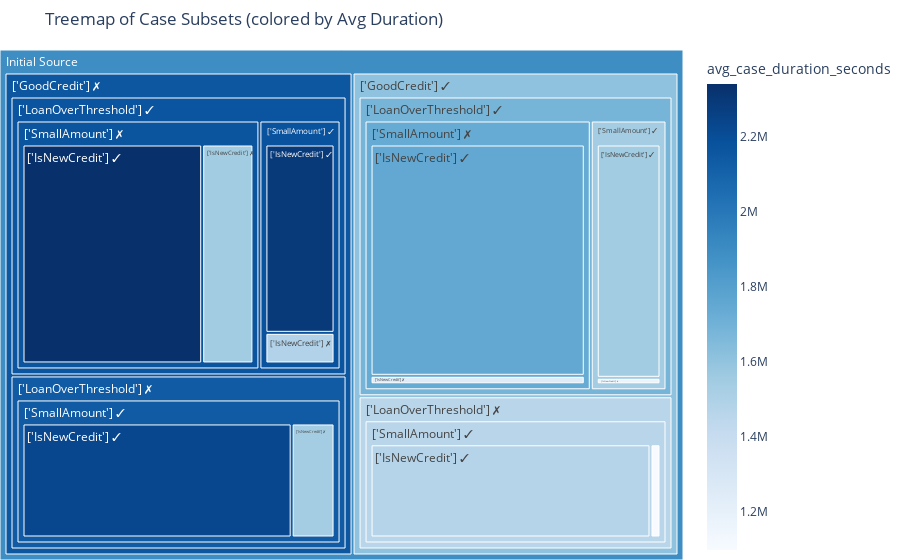

The cell this chart's notebook holds for it:
### Code cell
df = pd.DataFrame(data)

fig = px.treemap(
    df,
    path=["Level1", "Level2", "Level3", "Level4", "Level5"],
    values="num_cases",
    color="avg_case_duration_seconds",
    color_continuous_scale="Blues",
    title="Treemap of Case Subsets (colored by Avg Duration)"
)

fig.update_layout(margin=dict(t=50, l=0, r=0, b=0))
fig.show()

### Figure 1 — Plotly figure (JSON) as saved in the notebook; plotly's stock layout.template omitted (floating-point values rounded to 4 significant figures)
{"data": [{"branchvalues": "total", "customdata": [[1549000.0], [1171000.0], [1755000.0], [1245000.0], [1472000.0], [1098000.0], [2294000.0], [1491000.0], [2341000.0], [1548000.0], [2231000.0], [1539000.0], [1539000.0], [1737000.0], [1459000.0], [2182000.0], [2165000.0], [2136000.0], [1687000.0], [1459000.0], [2169000.0], [2136000.0], [1610000.0], [2156000.0], [1892000.0]], "domain": {"x": [0, 1], "y": [0, 1]}, "hovertemplate": "labels=%{label}<br>num_cases=%{value}<br>parent=%{parent}<br>id=%{id}<br>avg_case_duration_seconds=%{color}<extra></extra>", "ids": ["Initial Source/['GoodCredit'] ✓/['LoanOverThreshold'] ✓/['SmallAmount'] ✓/['IsNewCredit'] ✓", "Initial Source/['GoodCredit'] ✓/['LoanOverThreshold'] ✓/['SmallAmount'] ✓/['IsNewCredit'] ✗", "Initial Source/['GoodCredit'] ✓/['LoanOverThreshold'] ✓/['SmallAmount'] ✗/['IsNewCredit'] ✓", "Initial Source/['GoodCredit'] ✓/['LoanOverThreshold'] ✓/['SmallAmount'] ✗/['IsNewCredit'] ✗", "Initial Source/['GoodCredit'] ✓/['LoanOverThreshold'] ✗/['SmallAmount'] ✓/['IsNewCredit'] ✓", "Initial Source/['GoodCredit'] ✓/['LoanOverThreshold'] ✗/['SmallAmount'] ✓/['IsNewCredit'] ✗", "Initial Source/['GoodCredit'] ✗/['LoanOverThreshold'] ✓/['SmallAmount'] ✓/['IsNewCredit'] ✓", "Initial Source/['GoodCredit'] ✗/['LoanOverThreshold'] ✓/['SmallAmount'] ✓/['IsNewCredit'] ✗", "Initial Source/['GoodCredit'] ✗/['LoanOverThreshold'] ✓/['SmallAmount'] ✗/['IsNewCredit'] ✓", "Initial Source/['GoodCredit'] ✗/['LoanOverThreshold'] ✓/['SmallAmount'] ✗/['IsNewCredit'] ✗", "Initial Source/['GoodCredit'] ✗/['LoanOverThreshold'] ✗/['SmallAmount'] ✓/['IsNewCredit'] ✓", "Initial Source/['GoodCredit'] ✗/['LoanOverThreshold'] ✗/['SmallAmount'] ✓/['IsNewCredit'] ✗", "Initial Source/['GoodCredit'] ✓/['LoanOverThreshold'] ✓/['SmallAmount'] ✓", "Initial Source/['GoodCredit'] ✓/['LoanOverThreshold'] ✓/['SmallAmount'] ✗", "Initial Source/['GoodCredit'] ✓/['LoanOverThreshold'] ✗/['SmallAmount'] ✓", "Initial Source/['GoodCredit'] ✗/['LoanOverThreshold'] ✓/['SmallAmount'] ✓", "Initial Source/['GoodCredit'] ✗/['LoanOverThreshold'] ✓/['SmallAmount'] ✗", "Initial Source/['GoodCredit'] ✗/['LoanOverThreshold'] ✗/['SmallAmount'] ✓", "Initial Source/['GoodCredit'] ✓/['LoanOverThreshold'] ✓", "Initial Source/['GoodCredit'] ✓/['LoanOverThreshold'] ✗", "Initial Source/['GoodCredit'] ✗/['LoanOverThreshold'] ✓", "Initial Source/['GoodCredit'] ✗/['LoanOverThreshold'] ✗", "Initial Source/['GoodCredit'] ✓", "Initial Source/['GoodCredit'] ✗", "Initial Source"], "labels": ["['IsNewCredit'] ✓", "['IsNewCredit'] ✗", "['IsNewCredit'] ✓", "['IsNewCredit'] ✗", "['IsNewCredit'] ✓", "['IsNewCredit'] ✗", "['IsNewCredit'] ✓", "['IsNewCredit'] ✗", "['IsNewCredit'] ✓", "['IsNewCredit'] ✗", "['IsNewCredit'] ✓", "['IsNewCredit'] ✗", "['SmallAmount'] ✓", "['SmallAmount'] ✗", "['SmallAmount'] ✓", "['SmallAmount'] ✓", "['SmallAmount'] ✗", "['SmallAmount'] ✓", "['LoanOverThreshold'] ✓", "['LoanOverThreshold'] ✗", "['LoanOverThreshold'] ✓", "['LoanOverThreshold'] ✗", "['GoodCredit'] ✓", "['GoodCredit'] ✗", "Initial Source"], "marker": {"coloraxis": "coloraxis", "colors": [1549000.0, 1171000.0, 1755000.0, 1245000.0, 1472000.0, 1098000.0, 2294000.0, 1491000.0, 2341000.0, 1548000.0, 2231000.0, 1539000.0, 1539000.0, 1737000.0, 1459000.0, 2182000.0, 2165000.0, 2136000.0, 1687000.0, 1459000.0, 2169000.0, 2136000.0, 1610000.0, 2156000.0, 1892000.0]}, "name": "", "parents": ["Initial Source/['GoodCredit'] ✓/['LoanOverThreshold'] ✓/['SmallAmount'] ✓", "Initial Source/['GoodCredit'] ✓/['LoanOverThreshold'] ✓/['SmallAmount'] ✓", "Initial Source/['GoodCredit'] ✓/['LoanOverThreshold'] ✓/['SmallAmount'] ✗", "Initial Source/['GoodCredit'] ✓/['LoanOverThreshold'] ✓/['SmallAmount'] ✗", "Initial Source/['GoodCredit'] ✓/['LoanOverThreshold'] ✗/['SmallAmount'] ✓", "Initial Source/['GoodCredit'] ✓/['LoanOverThreshold'] ✗/['SmallAmount'] ✓", "Initial Source/['GoodCredit'] ✗/['LoanOverThreshold'] ✓/['SmallAmount'] ✓", "Initial Source/['GoodCredit'] ✗/['LoanOverThreshold'] ✓/['SmallAmount'] ✓", "Initial Source/['GoodCredit'] ✗/['LoanOverThreshold'] ✓/['SmallAmount'] ✗", "Initial Source/['GoodCredit'] ✗/['LoanOverThreshold'] ✓/['SmallAmount'] ✗", "Initial Source/['GoodCredit'] ✗/['LoanOverThreshold'] ✗/['SmallAmount'] ✓", "Initial Source/['GoodCredit'] ✗/['LoanOverThreshold'] ✗/['SmallAmount'] ✓", "Initial Source/['GoodCredit'] ✓/['LoanOverThreshold'] ✓", "Initial Source/['GoodCredit'] ✓/['LoanOverThreshold'] ✓", "Initial Source/['GoodCredit'] ✓/['LoanOverThreshold'] ✗", "Initial Source/['GoodCredit'] ✗/['LoanOverThreshold'] ✓", "Initial Source/['GoodCredit'] ✗/['LoanOverThreshold'] ✓", "Initial Source/['GoodCredit'] ✗/['LoanOverThreshold'] ✗", "Initial Source/['GoodCredit'] ✓", "Initial Source/['GoodCredit'] ✓", "Initial Source/['GoodCredit'] ✗", "Initial Source/['GoodCredit'] ✗", "Initial Source", "Initial Source", ""], "type": "treemap", "values": [2461.0, 68.0, 7288.0, 267.0, 4976.0, 178.0, 2158.0, 351.0, 5845.0, 1666.0, 5392.0, 859.0, 2529.0, 7555.0, 5154.0, 2509.0, 7511.0, 6251.0, 10080.0, 5154.0, 10020.0, 6251.0, 15240.0, 16270.0, 31510.0]}], "layout": {"coloraxis": {"colorbar": {"title": {"text": "avg_case_duration_seconds"}}, "colorscale": [[0, "rgb(247,251,255)"], [0.125, "rgb(222,235,247)"], [0.25, "rgb(198,219,239)"], [0.375, "rgb(158,202,225)"], [0.5, "rgb(107,174,214)"], [0.625, "rgb(66,146,198)"], [0.75, "rgb(33,113,181)"], [0.875, "rgb(8,81,156)"], [1, "rgb(8,48,107)"]]}, "legend": {"tracegroupgap": 0}, "margin": {"b": 0, "l": 0, "r": 0, "t": 50}, "title": {"text": "Treemap of Case Subsets (colored by Avg Duration)"}}}
